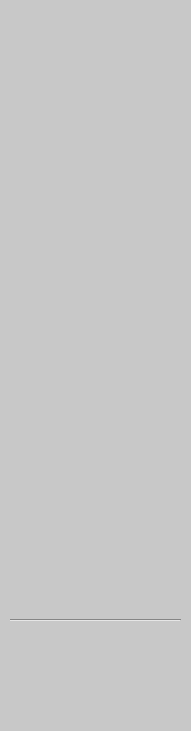
  <widget class="QFrame" name="frame">
   <property name="geometry">
    <rect>
     <x>0</x>
     <y>0</y>
     <width>191</width>
     <height>731</height>
    </rect>
   </property>
   <property name="styleSheet">
    <string notr="true">QFrame{
	background: #c8c8c8;
  background-image: -webkit-linear-gradient(top, #f5f2f5, #c6cacc);
  background-image: -moz-linear-gradient(top, #f5f2f5, #c6cacc);
  background-image: -ms-linear-gradient(top, #f5f2f5, #c6cacc);
  background-image: -o-linear-gradient(top, #f5f2f5, #c6cacc);
  background-image: linear-gradient(to bottom, #f5f2f5, #c6cacc);
}</string>
   </property>
   <property name="frameShape">
    <enum>QFrame::NoFrame</enum>
   </property>
   <property name="frameShadow">
    <enum>QFrame::Plain</enum>
   </property>
   <widget class="QPushButton" name="pushButton">
    <property name="geometry">
     <rect>
      <x>17</x>
      <y>0</y>
      <width>161</width>
      <height>101</height>
     </rect>
    </property>
    <property name="toolTip">
     <string>Home</string>
    </property>
    <property name="styleSheet">
     <string notr="true">#pushButton:hover {
text-decoration: none;
  padding: 10px 20px 10px 20px;
	border: solid #0a0a0a 3px;
  text-decoration: none;
	border: solid #050505 2px;
}</string>
    </property>
    <property name="text">
     <string/>
    </property>
    <property name="icon">
     <iconset resource="photo/browse.qrc">
      <normaloff>:/newPrefix/icon/home.ico</normaloff>:/newPrefix/icon/home.ico</iconset>
    </property>
    <property name="iconSize">
     <size>
      <width>90</width>
      <height>120</height>
     </size>
    </property>
    <property name="checkable">
     <bool>false</bool>
    </property>
    <property name="checked">
     <bool>false</bool>
    </property>
    <property name="flat">
     <bool>true</bool>
    </property>
   </widget>
   <widget class="QPushButton" name="pushButton_2">
    <property name="geometry">
     <rect>
      <x>50</x>
      <y>131</y>
      <width>88</width>
      <height>71</height>
     </rect>
    </property>
    <property name="toolTip">
     <string>File</string>
    </property>
    <property name="styleSheet">
     <string notr="true">
#pushButton_2:hover {
text-decoration: none;
  padding: 10px 20px 10px 20px;
	border: solid #0a0a0a 3px;
  text-decoration: none;
	border: solid #050505 2px;
}
</string>
    </property>
    <property name="text">
     <string/>
    </property>
    <property name="icon">
     <iconset resource="photo/browse.qrc">
      <normaloff>:/newPrefix/icon/file.ico</normaloff>:/newPrefix/icon/file.ico</iconset>
    </property>
    <property name="iconSize">
     <size>
      <width>62</width>
      <height>120</height>
     </size>
    </property>
    <property name="flat">
     <bool>true</bool>
    </property>
   </widget>
   <widget class="QPushButton" name="pushButton_3">
    <property name="geometry">
     <rect>
      <x>50</x>
      <y>220</y>
      <width>88</width>
      <height>81</height>
     </rect>
    </property>
    <property name="toolTip">
     <string>Only Video</string>
    </property>
    <property name="styleSheet">
     <string notr="true">#pushButton_3:hover {
text-decoration: none;
  padding: 10px 20px 10px 20px;
	border: solid #0a0a0a 3px;
  text-decoration: none;
	border: solid #050505 2px;
}
</string>
    </property>
    <property name="text">
     <string/>
    </property>
    <property name="icon">
     <iconset resource="photo/browse.qrc">
      <normaloff>:/newPrefix/icon/youtubes.ico</normaloff>:/newPrefix/icon/youtubes.ico</iconset>
    </property>
    <property name="iconSize">
     <size>
      <width>65</width>
      <height>120</height>
     </size>
    </property>
    <property name="flat">
     <bool>true</bool>
    </property>
   </widget>
   <widget class="QPushButton" name="pushButton_15">
    <property name="geometry">
     <rect>
      <x>50</x>
      <y>640</y>
      <width>81</width>
      <height>81</height>
     </rect>
    </property>
    <property name="toolTip">
     <string>Setting</string>
    </property>
    <property name="styleSheet">
     <string notr="true">#pushButton_15:hover {
text-decoration: none;
  padding: 10px 20px 10px 20px;
	border: solid #0a0a0a 3px;
  text-decoration: none;
	border: solid #050505 2px;
}
</string>
    </property>
    <property name="text">
     <string/>
    </property>
    <property name="icon">
     <iconset resource="photo/browse.qrc">
      <normaloff>:/newPrefix/icon/setting.ico</normaloff>:/newPrefix/icon/setting.ico</iconset>
    </property>
    <property name="iconSize">
     <size>
      <width>50</width>
      <height>90</height>
     </size>
    </property>
    <property name="flat">
     <bool>true</bool>
    </property>
   </widget>
   <widget class="QPushButton" name="pushButton_6">
    <property name="geometry">
     <rect>
      <x>60</x>
      <y>310</y>
      <width>71</width>
      <height>81</height>
     </rect>
    </property>
    <property name="toolTip">
     <string>PlayList</string>
    </property>
    <property name="autoFillBackground">
     <bool>false</bool>
    </property>
    <property name="styleSheet">
     <string notr="true">#pushButton_6:hover {
  	padding: 10px 20px 10px 20px;
	border: solid #0a0a0a 3px;
 	text-decoration: none;
}
</string>
    </property>
    <property name="text">
     <string/>
    </property>
    <property name="icon">
     <iconset resource="photo/browse.qrc">
      <normaloff>:/newPrefix/icon/list.ico</normaloff>:/newPrefix/icon/list.ico</iconset>
    </property>
    <property name="iconSize">
     <size>
      <width>60</width>
      <height>120</height>
     </size>
    </property>
    <property name="flat">
     <bool>true</bool>
    </property>
   </widget>
   <widget class="QPushButton" name="pushButton_7">
    <property name="geometry">
     <rect>
      <x>50</x>
      <y>410</y>
      <width>88</width>
      <height>81</height>
     </rect>
    </property>
    <property name="toolTip">
     <string>Facebook</string>
    </property>
    <property name="styleSheet">
     <string notr="true">#pushButton_7:hover {
text-decoration: none;
  padding: 10px 20px 10px 20px;
	border: solid #0a0a0a 3px;
  text-decoration: none;
	border: solid #050505 2px;
}
</string>
    </property>
    <property name="text">
     <string/>
    </property>
    <property name="icon">
     <iconset resource="photo/browse.qrc">
      <normaloff>:/newPrefix/icon/face.ico</normaloff>:/newPrefix/icon/face.ico</iconset>
    </property>
    <property name="iconSize">
     <size>
      <width>65</width>
      <height>120</height>
     </size>
    </property>
    <property name="flat">
     <bool>true</bool>
    </property>
   </widget>
   <widget class="QPushButton" name="pushButton_16">
    <property name="geometry">
     <rect>
      <x>50</x>
      <y>510</y>
      <width>88</width>
      <height>81</height>
     </rect>
    </property>
    <property name="toolTip">
     <string>Instagram</string>
    </property>
    <property name="styleSheet">
     <string notr="true">#pushButton_16:hover {
text-decoration: none;
  padding: 10px 20px 10px 20px;
	border: solid #0a0a0a 3px;
  text-decoration: none;
	border: solid #050505 2px;
}
</string>
    </property>
    <property name="text">
     <string/>
    </property>
    <property name="icon">
     <iconset resource="photo/browse.qrc">
      <normaloff>:/newPrefix/icon/insta.ico</normaloff>:/newPrefix/icon/insta.ico</iconset>
    </property>
    <property name="iconSize">
     <size>
      <width>70</width>
      <height>120</height>
     </size>
    </property>
    <property name="flat">
     <bool>true</bool>
    </property>
   </widget>
   <widget class="Line" name="line">
    <property name="geometry">
     <rect>
      <x>10</x>
      <y>610</y>
      <width>171</width>
      <height>20</height>
     </rect>
    </property>
    <property name="orientation">
     <enum>Qt::Horizontal</enum>
    </property>
   </widget>
  </widget>
